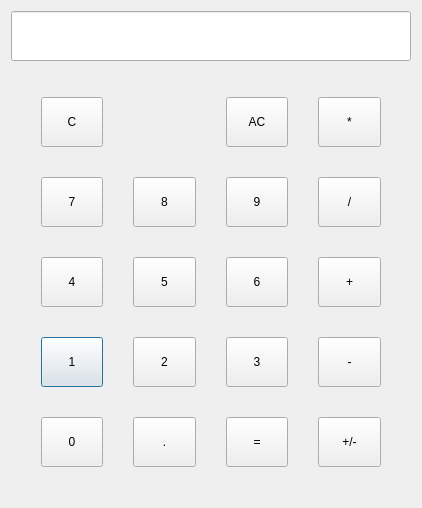
<?xml version="1.0" encoding="UTF-8"?>
<ui version="4.0">
 <class>Dialog</class>
 <widget class="QDialog" name="Dialog">
  <property name="geometry">
   <rect>
    <x>0</x>
    <y>0</y>
    <width>420</width>
    <height>506</height>
   </rect>
  </property>
  <property name="windowTitle">
   <string>Dialog</string>
  </property>
  <layout class="QGridLayout" name="gridLayout_2">
   <item row="0" column="0">
    <layout class="QVBoxLayout" name="verticalLayout">
     <item>
      <widget class="QLineEdit" name="lineEdit">
       <property name="sizePolicy">
        <sizepolicy hsizetype="Expanding" vsizetype="Minimum">
         <horstretch>0</horstretch>
         <verstretch>0</verstretch>
        </sizepolicy>
       </property>
       <property name="minimumSize">
        <size>
         <width>400</width>
         <height>50</height>
        </size>
       </property>
      </widget>
     </item>
     <item>
      <widget class="QWidget" name="widget" native="true">
       <layout class="QGridLayout" name="gridLayout">
        <property name="leftMargin">
         <number>30</number>
        </property>
        <property name="topMargin">
         <number>30</number>
        </property>
        <property name="rightMargin">
         <number>30</number>
        </property>
        <property name="bottomMargin">
         <number>30</number>
        </property>
        <property name="spacing">
         <number>30</number>
        </property>
        <item row="3" column="0">
         <widget class="QPushButton" name="one">
          <property name="minimumSize">
           <size>
            <width>50</width>
            <height>50</height>
           </size>
          </property>
          <property name="text">
           <string>1</string>
          </property>
         </widget>
        </item>
        <item row="4" column="2">
         <widget class="QPushButton" name="equal">
          <property name="minimumSize">
           <size>
            <width>50</width>
            <height>50</height>
           </size>
          </property>
          <property name="text">
           <string>=</string>
          </property>
         </widget>
        </item>
        <item row="0" column="2">
         <widget class="QPushButton" name="allclear">
          <property name="minimumSize">
           <size>
            <width>50</width>
            <height>50</height>
           </size>
          </property>
          <property name="text">
           <string>AC</string>
          </property>
         </widget>
        </item>
        <item row="0" column="3">
         <widget class="QPushButton" name="multiplication">
          <property name="minimumSize">
           <size>
            <width>50</width>
            <height>50</height>
           </size>
          </property>
          <property name="text">
           <string>*</string>
          </property>
         </widget>
        </item>
        <item row="1" column="2">
         <widget class="QPushButton" name="nine">
          <property name="minimumSize">
           <size>
            <width>50</width>
            <height>50</height>
           </size>
          </property>
          <property name="text">
           <string>9</string>
          </property>
         </widget>
        </item>
        <item row="2" column="0">
         <widget class="QPushButton" name="four">
          <property name="minimumSize">
           <size>
            <width>50</width>
            <height>50</height>
           </size>
          </property>
          <property name="text">
           <string>4</string>
          </property>
         </widget>
        </item>
        <item row="0" column="0">
         <widget class="QPushButton" name="clear">
          <property name="minimumSize">
           <size>
            <width>50</width>
            <height>50</height>
           </size>
          </property>
          <property name="text">
           <string>C</string>
          </property>
         </widget>
        </item>
        <item row="2" column="1">
         <widget class="QPushButton" name="five">
          <property name="minimumSize">
           <size>
            <width>50</width>
            <height>50</height>
           </size>
          </property>
          <property name="text">
           <string>5</string>
          </property>
         </widget>
        </item>
        <item row="3" column="3">
         <widget class="QPushButton" name="substraction">
          <property name="minimumSize">
           <size>
            <width>50</width>
            <height>50</height>
           </size>
          </property>
          <property name="text">
           <string>-</string>
          </property>
         </widget>
        </item>
        <item row="1" column="1">
         <widget class="QPushButton" name="eight">
          <property name="minimumSize">
           <size>
            <width>50</width>
            <height>50</height>
           </size>
          </property>
          <property name="text">
           <string>8</string>
          </property>
         </widget>
        </item>
        <item row="3" column="1">
         <widget class="QPushButton" name="two">
          <property name="minimumSize">
           <size>
            <width>50</width>
            <height>50</height>
           </size>
          </property>
          <property name="text">
           <string>2</string>
          </property>
         </widget>
        </item>
        <item row="4" column="3">
         <widget class="QPushButton" name="sign">
          <property name="minimumSize">
           <size>
            <width>50</width>
            <height>50</height>
           </size>
          </property>
          <property name="text">
           <string>+/-</string>
          </property>
         </widget>
        </item>
        <item row="1" column="0">
         <widget class="QPushButton" name="seven">
          <property name="minimumSize">
           <size>
            <width>50</width>
            <height>50</height>
           </size>
          </property>
          <property name="text">
           <string>7</string>
          </property>
         </widget>
        </item>
        <item row="3" column="2">
         <widget class="QPushButton" name="three">
          <property name="minimumSize">
           <size>
            <width>50</width>
            <height>50</height>
           </size>
          </property>
          <property name="text">
           <string>3</string>
          </property>
         </widget>
        </item>
        <item row="4" column="0">
         <widget class="QPushButton" name="zero">
          <property name="minimumSize">
           <size>
            <width>50</width>
            <height>50</height>
           </size>
          </property>
          <property name="text">
           <string>0</string>
          </property>
         </widget>
        </item>
        <item row="2" column="2">
         <widget class="QPushButton" name="six">
          <property name="minimumSize">
           <size>
            <width>50</width>
            <height>50</height>
           </size>
          </property>
          <property name="text">
           <string>6</string>
          </property>
         </widget>
        </item>
        <item row="4" column="1">
         <widget class="QPushButton" name="decimal">
          <property name="minimumSize">
           <size>
            <width>50</width>
            <height>50</height>
           </size>
          </property>
          <property name="text">
           <string>.</string>
          </property>
         </widget>
        </item>
        <item row="1" column="3">
         <widget class="QPushButton" name="division">
          <property name="minimumSize">
           <size>
            <width>50</width>
            <height>50</height>
           </size>
          </property>
          <property name="text">
           <string>/</string>
          </property>
         </widget>
        </item>
        <item row="2" column="3">
         <widget class="QPushButton" name="addition">
          <property name="minimumSize">
           <size>
            <width>50</width>
            <height>50</height>
           </size>
          </property>
          <property name="text">
           <string>+</string>
          </property>
         </widget>
        </item>
       </layout>
      </widget>
     </item>
    </layout>
   </item>
  </layout>
 </widget>
 <resources/>
 <connections/>
</ui>
